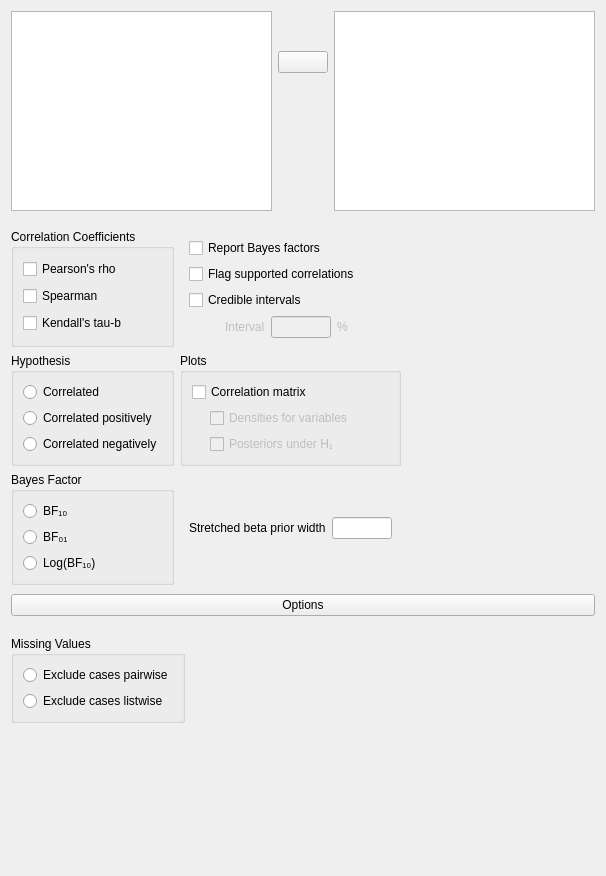
<?xml version="1.0" encoding="UTF-8"?>
<ui version="4.0">
 <class>CorrelationBayesianForm</class>
 <widget class="QWidget" name="CorrelationBayesianForm">
  <property name="geometry">
   <rect>
    <x>0</x>
    <y>0</y>
    <width>606</width>
    <height>876</height>
   </rect>
  </property>
  <property name="sizePolicy">
   <sizepolicy hsizetype="Fixed" vsizetype="Preferred">
    <horstretch>0</horstretch>
    <verstretch>0</verstretch>
   </sizepolicy>
  </property>
  <property name="windowTitle">
   <string>Form</string>
  </property>
  <layout class="QGridLayout" name="gridLayout_10">
   <property name="verticalSpacing">
    <number>0</number>
   </property>
   <item row="0" column="0">
    <widget class="QWidget" name="topWidget" native="true">
     <property name="sizePolicy">
      <sizepolicy hsizetype="Preferred" vsizetype="Fixed">
       <horstretch>0</horstretch>
       <verstretch>0</verstretch>
      </sizepolicy>
     </property>
     <layout class="QGridLayout" name="gridLayout_7">
      <property name="leftMargin">
       <number>0</number>
      </property>
      <property name="topMargin">
       <number>0</number>
      </property>
      <property name="rightMargin">
       <number>0</number>
      </property>
      <property name="verticalSpacing">
       <number>0</number>
      </property>
      <item row="3" column="1">
       <spacer name="verticalSpacer">
        <property name="orientation">
         <enum>Qt::Vertical</enum>
        </property>
        <property name="sizeHint" stdset="0">
         <size>
          <width>20</width>
          <height>40</height>
         </size>
        </property>
       </spacer>
      </item>
      <item row="0" column="2" rowspan="4">
       <widget class="BoundListView" name="variables">
        <property name="sizePolicy">
         <sizepolicy hsizetype="Expanding" vsizetype="Fixed">
          <horstretch>0</horstretch>
          <verstretch>0</verstretch>
         </sizepolicy>
        </property>
        <property name="minimumSize">
         <size>
          <width>0</width>
          <height>200</height>
         </size>
        </property>
        <property name="maximumSize">
         <size>
          <width>16777215</width>
          <height>200</height>
         </size>
        </property>
       </widget>
      </item>
      <item row="2" column="1">
       <widget class="AssignButton" name="assignButton">
        <property name="sizePolicy">
         <sizepolicy hsizetype="Fixed" vsizetype="Fixed">
          <horstretch>0</horstretch>
          <verstretch>0</verstretch>
         </sizepolicy>
        </property>
        <property name="minimumSize">
         <size>
          <width>50</width>
          <height>0</height>
         </size>
        </property>
        <property name="maximumSize">
         <size>
          <width>50</width>
          <height>16777215</height>
         </size>
        </property>
        <property name="text">
         <string/>
        </property>
       </widget>
      </item>
      <item row="0" column="0" rowspan="4">
       <widget class="AvailableFieldsListView" name="availableVariables">
        <property name="sizePolicy">
         <sizepolicy hsizetype="Expanding" vsizetype="Fixed">
          <horstretch>0</horstretch>
          <verstretch>0</verstretch>
         </sizepolicy>
        </property>
        <property name="minimumSize">
         <size>
          <width>0</width>
          <height>200</height>
         </size>
        </property>
        <property name="maximumSize">
         <size>
          <width>16777215</width>
          <height>200</height>
         </size>
        </property>
       </widget>
      </item>
      <item row="1" column="1">
       <spacer name="verticalSpacer_2">
        <property name="orientation">
         <enum>Qt::Vertical</enum>
        </property>
        <property name="sizeType">
         <enum>QSizePolicy::Fixed</enum>
        </property>
        <property name="sizeHint" stdset="0">
         <size>
          <width>20</width>
          <height>40</height>
         </size>
        </property>
       </spacer>
      </item>
     </layout>
    </widget>
   </item>
   <item row="1" column="0">
    <widget class="QWidget" name="optionsWidget" native="true">
     <property name="sizePolicy">
      <sizepolicy hsizetype="Fixed" vsizetype="Preferred">
       <horstretch>0</horstretch>
       <verstretch>0</verstretch>
      </sizepolicy>
     </property>
     <layout class="QGridLayout" name="gridLayout">
      <property name="leftMargin">
       <number>0</number>
      </property>
      <property name="rightMargin">
       <number>0</number>
      </property>
      <property name="bottomMargin">
       <number>0</number>
      </property>
      <item row="0" column="0">
       <widget class="QWidget" name="widget_3" native="true">
        <property name="sizePolicy">
         <sizepolicy hsizetype="Fixed" vsizetype="Preferred">
          <horstretch>0</horstretch>
          <verstretch>0</verstretch>
         </sizepolicy>
        </property>
        <layout class="QGridLayout" name="gridLayout_11">
         <property name="leftMargin">
          <number>0</number>
         </property>
         <property name="topMargin">
          <number>0</number>
         </property>
         <property name="rightMargin">
          <number>0</number>
         </property>
         <property name="bottomMargin">
          <number>0</number>
         </property>
         <item row="0" column="0">
          <widget class="GroupBox" name="groupBox_3">
           <property name="title">
            <string>Correlation Coefficients</string>
           </property>
           <layout class="QGridLayout" name="gridLayout_6">
            <item row="2" column="0">
             <widget class="BoundCheckBox" name="spearman">
              <property name="text">
               <string>Spearman</string>
              </property>
             </widget>
            </item>
            <item row="0" column="0">
             <widget class="BoundCheckBox" name="pearson">
              <property name="text">
               <string>Pearson's rho</string>
              </property>
             </widget>
            </item>
            <item row="3" column="0">
             <widget class="BoundCheckBox" name="kendallsTauB">
              <property name="text">
               <string>Kendall's tau-b</string>
              </property>
             </widget>
            </item>
           </layout>
          </widget>
         </item>
         <item row="0" column="1">
          <widget class="QWidget" name="widget_7" native="true">
           <layout class="QGridLayout" name="gridLayout_5">
            <property name="leftMargin">
             <number>9</number>
            </property>
            <item row="4" column="1">
             <widget class="QWidget" name="ciValueContainer" native="true">
              <property name="enabled">
               <bool>false</bool>
              </property>
              <layout class="QGridLayout" name="gridLayout_4">
               <property name="leftMargin">
                <number>0</number>
               </property>
               <property name="topMargin">
                <number>0</number>
               </property>
               <property name="rightMargin">
                <number>0</number>
               </property>
               <property name="bottomMargin">
                <number>0</number>
               </property>
               <item row="0" column="0">
                <widget class="QWidget" name="widget_8" native="true">
                 <property name="minimumSize">
                  <size>
                   <width>30</width>
                   <height>0</height>
                  </size>
                 </property>
                </widget>
               </item>
               <item row="0" column="3">
                <widget class="QLabel" name="label_2">
                 <property name="text">
                  <string>%</string>
                 </property>
                </widget>
               </item>
               <item row="0" column="2">
                <widget class="BoundTextBox" name="ciValue">
                 <property name="maximumSize">
                  <size>
                   <width>60</width>
                   <height>16777215</height>
                  </size>
                 </property>
                </widget>
               </item>
               <item row="0" column="1">
                <widget class="QLabel" name="label">
                 <property name="text">
                  <string>Interval</string>
                 </property>
                </widget>
               </item>
               <item row="0" column="4">
                <spacer name="horizontalSpacer">
                 <property name="orientation">
                  <enum>Qt::Horizontal</enum>
                 </property>
                 <property name="sizeHint" stdset="0">
                  <size>
                   <width>0</width>
                   <height>20</height>
                  </size>
                 </property>
                </spacer>
               </item>
              </layout>
             </widget>
            </item>
            <item row="1" column="1">
             <widget class="BoundCheckBox" name="reportBayesFactors">
              <property name="text">
               <string>Report Bayes factors</string>
              </property>
             </widget>
            </item>
            <item row="3" column="1">
             <widget class="BoundCheckBox" name="credibleInterval">
              <property name="text">
               <string>Credible intervals</string>
              </property>
             </widget>
            </item>
            <item row="2" column="1">
             <widget class="BoundCheckBox" name="flagSupported">
              <property name="text">
               <string>Flag supported correlations</string>
              </property>
             </widget>
            </item>
           </layout>
          </widget>
         </item>
         <item row="1" column="0">
          <widget class="BoundGroupBox" name="hypothesis">
           <property name="title">
            <string>Hypothesis</string>
           </property>
           <layout class="QGridLayout" name="gridLayout_3">
            <item row="0" column="0">
             <widget class="QRadioButton" name="_1correlated">
              <property name="text">
               <string>Correlated</string>
              </property>
             </widget>
            </item>
            <item row="2" column="0">
             <widget class="QRadioButton" name="_3correlatedNegatively">
              <property name="text">
               <string>Correlated negatively</string>
              </property>
             </widget>
            </item>
            <item row="1" column="0">
             <widget class="QRadioButton" name="_2correlatedPositively">
              <property name="text">
               <string>Correlated positively</string>
              </property>
             </widget>
            </item>
           </layout>
          </widget>
         </item>
         <item row="2" column="0">
          <widget class="BoundGroupBox" name="bayesFactorType">
           <property name="title">
            <string>Bayes Factor</string>
           </property>
           <layout class="QGridLayout" name="gridLayout_2">
            <item row="0" column="0">
             <widget class="QRadioButton" name="radioButton_1">
              <property name="text">
               <string>BF₁₀</string>
              </property>
             </widget>
            </item>
            <item row="1" column="0">
             <widget class="QRadioButton" name="radioButton_2">
              <property name="text">
               <string>BF₀₁</string>
              </property>
             </widget>
            </item>
            <item row="2" column="0">
             <widget class="QRadioButton" name="radioButton_3">
              <property name="text">
               <string>Log(BF₁₀)</string>
              </property>
             </widget>
            </item>
           </layout>
          </widget>
         </item>
         <item row="1" column="1">
          <widget class="GroupBox" name="correlationMatrixContainer">
           <property name="title">
            <string>Plots</string>
           </property>
           <layout class="QGridLayout" name="gridLayout_13">
            <item row="1" column="0" rowspan="2">
             <widget class="QWidget" name="widget_9" native="true">
              <property name="maximumSize">
               <size>
                <width>12</width>
                <height>16777215</height>
               </size>
              </property>
             </widget>
            </item>
            <item row="1" column="1">
             <widget class="BoundCheckBox" name="plotDensitiesForVariables">
              <property name="enabled">
               <bool>false</bool>
              </property>
              <property name="text">
               <string>Densities for variables</string>
              </property>
             </widget>
            </item>
            <item row="2" column="1">
             <widget class="BoundCheckBox" name="plotPosteriors">
              <property name="enabled">
               <bool>false</bool>
              </property>
              <property name="text">
               <string>Posteriors under H₁</string>
              </property>
             </widget>
            </item>
            <item row="0" column="0" colspan="2">
             <widget class="BoundCheckBox" name="plotCorrelationMatrix">
              <property name="text">
               <string>Correlation matrix</string>
              </property>
             </widget>
            </item>
           </layout>
          </widget>
         </item>
         <item row="2" column="1">
          <widget class="QWidget" name="groupPrior" native="true">
           <layout class="QGridLayout" name="gridLayout_8">
            <item row="0" column="1">
             <widget class="BoundTextBox" name="priorWidth">
              <property name="maximumSize">
               <size>
                <width>60</width>
                <height>16777215</height>
               </size>
              </property>
             </widget>
            </item>
            <item row="0" column="0">
             <widget class="QLabel" name="label_3">
              <property name="text">
               <string>Stretched beta prior width</string>
              </property>
             </widget>
            </item>
            <item row="0" column="2">
             <spacer name="horizontalSpacer_2">
              <property name="orientation">
               <enum>Qt::Horizontal</enum>
              </property>
              <property name="sizeHint" stdset="0">
               <size>
                <width>0</width>
                <height>20</height>
               </size>
              </property>
             </spacer>
            </item>
           </layout>
          </widget>
         </item>
        </layout>
       </widget>
      </item>
     </layout>
    </widget>
   </item>
   <item row="2" column="0">
    <widget class="QWidget" name="verticalWidget" native="true">
     <layout class="QVBoxLayout" name="verticalLayout_2">
      <property name="spacing">
       <number>20</number>
      </property>
      <property name="leftMargin">
       <number>0</number>
      </property>
      <property name="rightMargin">
       <number>0</number>
      </property>
      <property name="bottomMargin">
       <number>3</number>
      </property>
      <item>
       <widget class="ExpanderButton" name="buttonOptions">
        <property name="sizePolicy">
         <sizepolicy hsizetype="Expanding" vsizetype="Fixed">
          <horstretch>0</horstretch>
          <verstretch>0</verstretch>
         </sizepolicy>
        </property>
        <property name="text">
         <string>Options</string>
        </property>
        <property name="checkable">
         <bool>true</bool>
        </property>
       </widget>
      </item>
      <item>
       <widget class="BoundGroupBox" name="missingValues">
        <property name="sizePolicy">
         <sizepolicy hsizetype="Fixed" vsizetype="Preferred">
          <horstretch>0</horstretch>
          <verstretch>0</verstretch>
         </sizepolicy>
        </property>
        <property name="title">
         <string>Missing Values</string>
        </property>
        <property name="flat">
         <bool>true</bool>
        </property>
        <layout class="QGridLayout" name="gridLayout_9">
         <item row="0" column="0">
          <widget class="QRadioButton" name="_1excludePairwise">
           <property name="text">
            <string>Exclude cases pairwise</string>
           </property>
          </widget>
         </item>
         <item row="1" column="0">
          <widget class="QRadioButton" name="_2excludeListwise">
           <property name="text">
            <string>Exclude cases listwise</string>
           </property>
          </widget>
         </item>
        </layout>
       </widget>
      </item>
     </layout>
    </widget>
   </item>
   <item row="3" column="0">
    <spacer name="verticalSpacer_3">
     <property name="orientation">
      <enum>Qt::Vertical</enum>
     </property>
     <property name="sizeHint" stdset="0">
      <size>
       <width>20</width>
       <height>40</height>
      </size>
     </property>
    </spacer>
   </item>
  </layout>
 </widget>
 <customwidgets>
  <customwidget>
   <class>AssignButton</class>
   <extends>QPushButton</extends>
   <header>widgets/assignbutton.h</header>
  </customwidget>
  <customwidget>
   <class>AvailableFieldsListView</class>
   <extends>QListView</extends>
   <header>widgets/availablefieldslistview.h</header>
  </customwidget>
  <customwidget>
   <class>GroupBox</class>
   <extends>QGroupBox</extends>
   <header>widgets/groupbox.h</header>
   <container>1</container>
  </customwidget>
  <customwidget>
   <class>BoundTextBox</class>
   <extends>QLineEdit</extends>
   <header>widgets/boundtextbox.h</header>
  </customwidget>
  <customwidget>
   <class>BoundGroupBox</class>
   <extends>QGroupBox</extends>
   <header>widgets/boundgroupbox.h</header>
   <container>1</container>
  </customwidget>
  <customwidget>
   <class>ExpanderButton</class>
   <extends>QPushButton</extends>
   <header>widgets/expanderbutton.h</header>
  </customwidget>
  <customwidget>
   <class>BoundCheckBox</class>
   <extends>QCheckBox</extends>
   <header>widgets/boundcheckbox.h</header>
  </customwidget>
  <customwidget>
   <class>BoundListView</class>
   <extends>QListView</extends>
   <header>widgets/boundlistview.h</header>
  </customwidget>
 </customwidgets>
 <tabstops>
  <tabstop>availableVariables</tabstop>
  <tabstop>assignButton</tabstop>
  <tabstop>variables</tabstop>
  <tabstop>pearson</tabstop>
  <tabstop>spearman</tabstop>
  <tabstop>kendallsTauB</tabstop>
  <tabstop>reportBayesFactors</tabstop>
  <tabstop>flagSupported</tabstop>
  <tabstop>credibleInterval</tabstop>
  <tabstop>ciValue</tabstop>
  <tabstop>_1correlated</tabstop>
  <tabstop>_2correlatedPositively</tabstop>
  <tabstop>_3correlatedNegatively</tabstop>
  <tabstop>plotCorrelationMatrix</tabstop>
  <tabstop>plotDensitiesForVariables</tabstop>
  <tabstop>plotPosteriors</tabstop>
  <tabstop>radioButton_1</tabstop>
  <tabstop>radioButton_2</tabstop>
  <tabstop>radioButton_3</tabstop>
  <tabstop>priorWidth</tabstop>
  <tabstop>buttonOptions</tabstop>
  <tabstop>_1excludePairwise</tabstop>
  <tabstop>_2excludeListwise</tabstop>
 </tabstops>
 <resources/>
 <connections>
  <connection>
   <sender>plotCorrelationMatrix</sender>
   <signal>toggled(bool)</signal>
   <receiver>plotDensitiesForVariables</receiver>
   <slot>setEnabled(bool)</slot>
   <hints>
    <hint type="sourcelabel">
     <x>416</x>
     <y>449</y>
    </hint>
    <hint type="destinationlabel">
     <x>428</x>
     <y>472</y>
    </hint>
   </hints>
  </connection>
  <connection>
   <sender>plotCorrelationMatrix</sender>
   <signal>toggled(bool)</signal>
   <receiver>plotPosteriors</receiver>
   <slot>setEnabled(bool)</slot>
   <hints>
    <hint type="sourcelabel">
     <x>416</x>
     <y>449</y>
    </hint>
    <hint type="destinationlabel">
     <x>428</x>
     <y>493</y>
    </hint>
   </hints>
  </connection>
  <connection>
   <sender>credibleInterval</sender>
   <signal>toggled(bool)</signal>
   <receiver>ciValueContainer</receiver>
   <slot>setEnabled(bool)</slot>
   <hints>
    <hint type="sourcelabel">
     <x>343</x>
     <y>315</y>
    </hint>
    <hint type="destinationlabel">
     <x>340</x>
     <y>342</y>
    </hint>
   </hints>
  </connection>
 </connections>
</ui>
